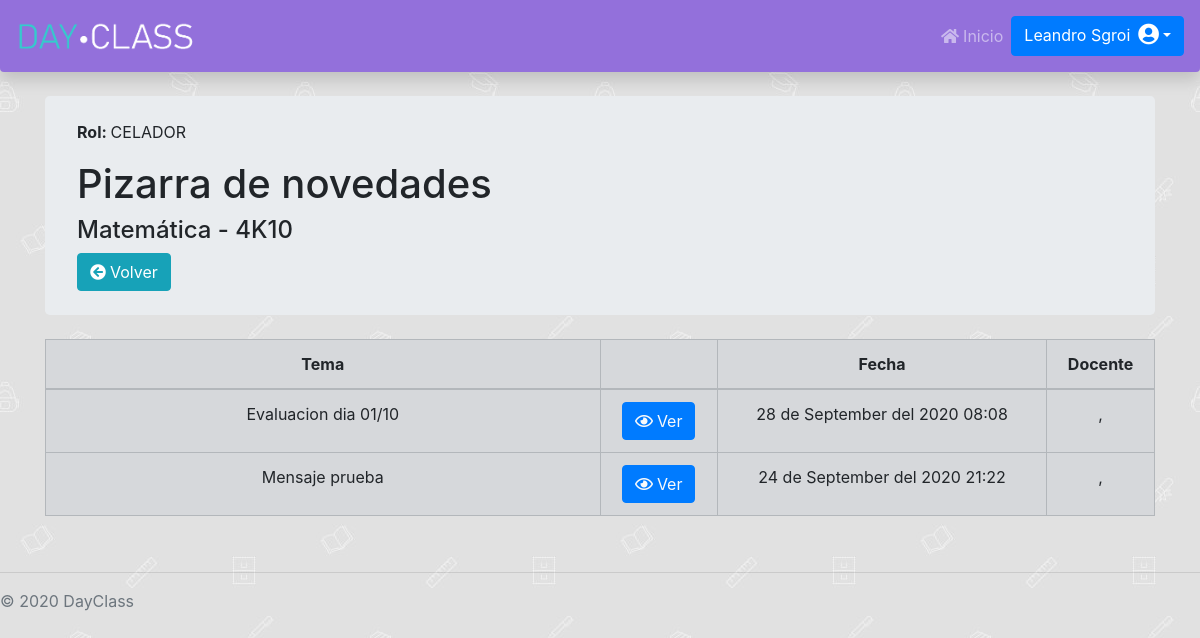
The app's page /Alumno/novedades.php?id_curso=20 (signed in) with its own data.
### tables this page shows
CREATE TABLE `permiso` (
  `id` int(11) NOT NULL AUTO_INCREMENT,
  `fechaDesdePer` date DEFAULT NULL,
  `fechaHastaPer` date DEFAULT NULL,
  `nombrePermiso` varchar(255) DEFAULT NULL,
  PRIMARY KEY (`id`)
);

CREATE TABLE `curso` (
  `id` int(11) NOT NULL AUTO_INCREMENT,
  `fechaDesdeCurActual` date DEFAULT NULL,
  `fechaHastaCurActul` date DEFAULT NULL,
  `nombreCurso` varchar(255) DEFAULT NULL,
  `division_id` int(11) DEFAULT NULL,
  `materia_id` int(11) DEFAULT NULL,
  `fechaDesdeCursado` date DEFAULT NULL,
  `fechaHastaCursado` date DEFAULT NULL,
  PRIMARY KEY (`id`),
  KEY `FKb0pu5rd27n5ld9n4oamd62dwj` (`division_id`),
  KEY `FK48osbikkitlflgwqf0vh8qt7j` (`materia_id`)
);

CREATE TABLE `notificacionprofe` (
  `id` int(11) NOT NULL AUTO_INCREMENT,
  `asunto` varchar(255) DEFAULT NULL,
  `fechaHoraNotif` datetime DEFAULT NULL,
  `mensaje` varchar(255) DEFAULT NULL,
  `curso_id` int(11) DEFAULT NULL,
  `profesor_id` int(11) DEFAULT NULL,
  `fechaDesdeNotificacionProfe` date NOT NULL,
  `fechaHastaNotificacionProfe` date NOT NULL,
  PRIMARY KEY (`id`),
  KEY `FKr8sm4xvbauo615nevjvo6ak7t` (`curso_id`),
  KEY `FK8q19xnfemjpbhl93ueu21fr4g` (`profesor_id`)
);

### Alumno/novedades.php (the view, shortened to what this page needs)
<?php
include "../databaseConection.php";
$nombreRol = "Sin rol asignado";
if(!($_SESSION['usuario']['id_permiso'] == NULL || $_SESSION['usuario']['id_permiso'] == "")){
    $permiso = $con->query("SELECT * FROM permiso WHERE id = '".$_SESSION['usuario']['id_permiso']."'")->fetch_assoc();
    $nombreRol = $permiso['nombrePermiso'];
}
if (isset($_GET["id_curso"])) {
    $id_curso = $_GET["id_curso"];
    $consulta1 = $con->query("SELECT * FROM curso WHERE id = '$id_curso'");
    $curso = $consulta1->fetch_assoc();
} else {
    header("location:/DayClass/Alumno/index.php");
}
?>
<div class="container">
    <div class="jumbotron my-4 py-4">
        <p><b>Rol: </b><?php echo "$nombreRol" ?></p>
        <h1>Pizarra de novedades</h1>
        <h4><?php echo " " . $curso["nombreCurso"] ?></h4>
        <a <?php echo "href='/DayClass/Alumno/materiasAlumno.php'"; ?> class="btn btn-info"><i class="fa fa-arrow-circle-left mr-1"></i>Volver</a>
    </div>
    <?php
    $consulta2 = $con->query("SELECT * FROM notificacionprofe WHERE curso_id = '$id_curso' AND fechaHoraNotif >= '" . $curso['fechaDesdeCursado'] . "' AND fechaHoraNotif <= '" . $curso['fechaHastaCursado'] . "' ORDER BY (fechaHoraNotif) DESC");
    if (($consulta2->num_rows) > 0) {
    ?>
        <div class="table-responsive">
            <table class="table table-secondary table-hover table-bordered text-center">
                <thead>
                    <tr>
                        <th style="width: 50%;">Tema</th>
                        <th></th>
                        <th>Fecha</th>
                        <th>Docente</th>
                    </tr>
                </thead>
                <tbody id="Publicaciones">
                    <?php
                    while ($resultado2 = $consulta2->fetch_assoc()) {
                        $profesor = $con->query("SELECT * FROM usuario WHERE id = '" . $resultado2['profesor_id'] . "'")->fetch_assoc();
                        $fechaFormateada = strftime("%d de %B del %Y %H:%M", strtotime($resultado2['fechaHoraNotif']));
                        echo "<tr>
                        <td><a>" . $resultado2['asunto'] . "</a></td>
                        <td><a class='btn btn-primary text-light' onclick='setearPublicacion(" . $resultado2['id'] . ");' data-toggle='modal' data-target='#modalVerPublicacion'><i class='fa fa-eye mr-1 text-light'></i>Ver</a></td>
                        <td>" . $fechaFormateada . "</td>
                        <td>" . $profesor['apellidoUsuario'] . ", " . $profesor['nombreUsuario'] . "</td>
                        </tr>";
                    }
                    ?>
                </tbody>
            </table>
        </div>
    <?php
    }
    ?>
</div>

### DayClassStyle.css (style rules this page uses)
.dayclassnav { background-color: mediumpurple; }
.abajo-pagina { position: absolute; bottom: auto; width: 100%; }
body { padding-top: 4.5rem; background-image: url("/DayClass/images/school.jpg"); background-repeat: repeat; background-attachment: fixed; }

### records on screen
permiso: nombrePermiso "CELADOR"
curso: nombreCurso "Matemática - 4K10"
notificacionprofe: asunto "Evaluacion dia 01/10", fechaHoraNotif "28 de September del 2020 08:08"
notificacionprofe: asunto "Mensaje prueba", fechaHoraNotif "24 de September del 2020 21:22"
